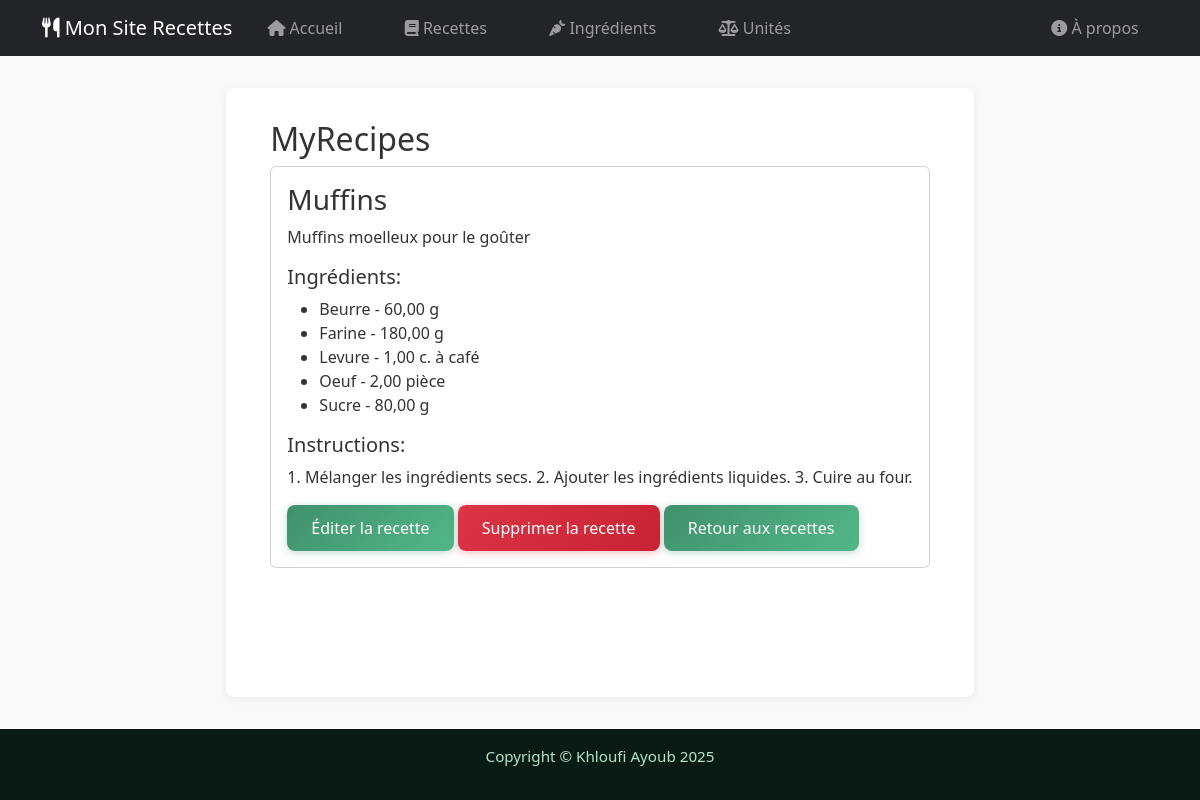
Screenshot of /recipes/5/ with the database file from the repository.
### App/models.py (models this page shows, shortened)
class Recipe(models.Model):
    title = models.CharField(max_length=100, verbose_name="Titre")
    description = models.TextField(verbose_name="Description")
    instructions = models.TextField(verbose_name="Instructions")
    created_at = models.DateTimeField(auto_now_add=True, verbose_name="Crée le")
    updated_at = models.DateTimeField(auto_now=True, verbose_name="Mis à jour le")
    image = models.ImageField(default="", upload_to='recipes/', verbose_name="Image", blank=True, null=True)
    class Meta:
        ordering = ('-created_at',)
        verbose_name = "recipe"
        verbose_name_plural = "recipes"

class RecipeIngredient(models.Model):
    recipe = models.ForeignKey(Recipe, related_name='recipe_ingredients', on_delete=models.CASCADE, verbose_name="Recette")
    ingredient = models.ForeignKey(Ingredient, on_delete=models.CASCADE, verbose_name="Ingrédient")
    quantity = models.DecimalField(max_digits=10, decimal_places=2, verbose_name="Quantité")
    unit = models.ForeignKey(Unit, on_delete=models.CASCADE, verbose_name="Unité")
    class Meta:
        unique_together = ('recipe', 'ingredient')
        verbose_name = "ingrédient de recette"
        verbose_name_plural = "ingrédients de recette"

class Ingredient(models.Model):
    name = models.CharField(max_length=50, verbose_name="Nom")
    image = models.ImageField(default="", upload_to='ingredients/', verbose_name="Image", blank=True, null=True)
    class Meta:
        ordering = ('name',)
        verbose_name = "ingredient"
        verbose_name_plural = "ingredients"

class Unit(models.Model):
    unit = models.CharField(max_length=20, verbose_name="Unité")
    class Meta:
        ordering = ('unit',)
        verbose_name = "unité"
        verbose_name_plural = "unités"

### App/views/recipe_views.py (the view)
# urls.py: path('recipes/<int:pk>/', views.RecipeDetailView.as_view(), name="recipe_detail"),
class RecipeDetailView(View):
    def get(self, request, pk):
        recipe = get_object_or_404(Recipe, pk=pk)
        recipe_ingredients = RecipeIngredient.objects.filter(recipe=recipe).select_related('ingredient', 'unit')
        return render(request, 'App/recipe/recipe_detail.html', {
            'recipe': recipe,
            'recipe_ingredients': recipe_ingredients,        })

### App/templates/App/recipe/recipe_detail.html (shortened to what this page needs)
{% extends 'base.html' %}
{% block content %}
{% load static %}
<h2>MyRecipes</h2>
<div class="card mb-4">
  <div class="card-body">
    <h3 class="card-title">{{ recipe.title }}</h3>
    <p class="card-text">{{ recipe.description }}</p>
    <h5>Ingrédients:</h5>
    <ul>
      {% for ri in recipe_ingredients %}
        <li>{{ ri.ingredient.name }} - {{ ri.quantity }} {{ ri.unit.unit }}</li>
      {% empty %}
        <li>Aucun ingrédient disponible.</li>
      {% endfor %}
    </ul>
    <h5>Instructions:</h5>
    <p>{{ recipe.instructions }}</p>
    <a href="{% url 'edit_recipe' recipe.id %}" class="btn btn-secondary">Éditer la recette</a>
    <form method="post" action="{% url 'delete_recipe' recipe.id %}" style="display:inline;" onsubmit="return confirm('Êtes-vous sûr de vouloir supprimer cette recette ? Cette action est irréversible.');">
        <button type="submit" class="btn btn-danger">
            Supprimer la recette
        </button>
    </form>
    <a href="{% url 'recipes' %}" class="btn btn-secondary">Retour aux recettes</a>
  </div>
{% endblock %}

### static/css/styles.css (style rules this page uses)
html, body { height: 100%; }
body { font-family: 'Segoe UI', Arial, sans-serif; background-color: #f8f9fa; color: #333; margin: 0; padding: 0; display: flex; flex-direction: column; }
.btn { display: inline-block; background: #40916c; color: #fff; padding: 0.5rem 1.2rem; border: none; border-radius: 4px; font-size: 1rem; cursor: pointer; text-decoration: none; transition: background 0.2s; }
form { margin-top: 1.5rem; }
.btn { display: inline-block; background: linear-gradient(135deg, #40916c, #52b788); color: #fff; padding: 0.7rem 1.5rem; border: none; border-radius: 8px; font-size: 1rem; font-weight: 500; cursor: pointer; text-decoration: none; transition: all 0.3s ease; box-shadow: 0 2px 8px rgba(64, 145, 108, 0.3); }
.btn-danger { background: linear-gradient(135deg, #dc3545, #e74c3c); box-shadow: 0 2px 8px rgba(220, 53, 69, 0.3); }
.btn-danger { background: linear-gradient(135deg, #dc3545, #c82333); border: none; color: white; font-weight: 500; }

### rows the page displays
Recipe: title "Muffins", description "Muffins moelleux pour le goûter", instructions "1. Mélanger les ingrédients secs. 2. Ajouter les ingrédients liquides. 3. Cuire au four."
RecipeIngredient: ingredient.name "Beurre", quantity "60,00", unit.unit "g"
RecipeIngredient: ingredient.name "Farine", quantity "180,00", unit.unit "g"
RecipeIngredient: ingredient.name "Levure", quantity "1,00", unit.unit "c. à café"
RecipeIngredient: ingredient.name "Oeuf", quantity "2,00", unit.unit "pièce"
RecipeIngredient: ingredient.name "Sucre", quantity "80,00", unit.unit "g"
